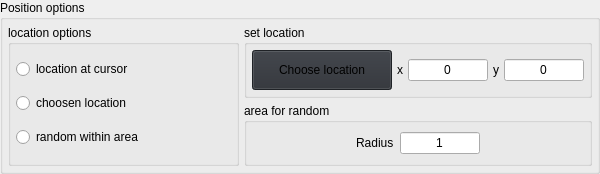
        <widget class="QGroupBox" name="Panel_BottomTop">
         <property name="sizePolicy">
          <sizepolicy hsizetype="MinimumExpanding" vsizetype="MinimumExpanding">
           <horstretch>0</horstretch>
           <verstretch>0</verstretch>
          </sizepolicy>
         </property>
         <property name="minimumSize">
          <size>
           <width>600</width>
           <height>0</height>
          </size>
         </property>
         <property name="maximumSize">
          <size>
           <width>16777215</width>
           <height>200</height>
          </size>
         </property>
         <property name="title">
          <string>Position options</string>
         </property>
         <layout class="QHBoxLayout" name="horizontalLayout_9">
          <property name="spacing">
           <number>5</number>
          </property>
          <property name="leftMargin">
           <number>5</number>
          </property>
          <property name="topMargin">
           <number>5</number>
          </property>
          <property name="rightMargin">
           <number>5</number>
          </property>
          <property name="bottomMargin">
           <number>5</number>
          </property>
          <item>
           <widget class="QGroupBox" name="LocationOptionsGroup">
            <property name="sizePolicy">
             <sizepolicy hsizetype="MinimumExpanding" vsizetype="MinimumExpanding">
              <horstretch>0</horstretch>
              <verstretch>0</verstretch>
             </sizepolicy>
            </property>
            <property name="title">
             <string>location options</string>
            </property>
            <layout class="QVBoxLayout" name="RadioGroup_PositionOptions">
             <property name="spacing">
              <number>5</number>
             </property>
             <property name="leftMargin">
              <number>5</number>
             </property>
             <property name="topMargin">
              <number>5</number>
             </property>
             <property name="rightMargin">
              <number>5</number>
             </property>
             <property name="bottomMargin">
              <number>5</number>
             </property>
             <item>
              <widget class="QRadioButton" name="RadioButton_LocationAtCursor">
               <property name="text">
                <string>location at cursor</string>
               </property>
              </widget>
             </item>
             <item>
              <widget class="QRadioButton" name="RadioButton_ChoosenLocation">
               <property name="text">
                <string>choosen location</string>
               </property>
              </widget>
             </item>
             <item>
              <widget class="QRadioButton" name="RadioButton_RandomWithinArea">
               <property name="text">
                <string>random within area</string>
               </property>
              </widget>
             </item>
            </layout>
           </widget>
          </item>
          <item>
           <widget class="QWidget" name="AreaAndSetLocationWidget" native="true">
            <property name="sizePolicy">
             <sizepolicy hsizetype="MinimumExpanding" vsizetype="MinimumExpanding">
              <horstretch>0</horstretch>
              <verstretch>0</verstretch>
             </sizepolicy>
            </property>
            <layout class="QVBoxLayout" name="AreaAndSetLocation">
             <property name="spacing">
              <number>5</number>
             </property>
             <property name="leftMargin">
              <number>0</number>
             </property>
             <property name="topMargin">
              <number>0</number>
             </property>
             <property name="rightMargin">
              <number>0</number>
             </property>
             <property name="bottomMargin">
              <number>0</number>
             </property>
             <item>
              <widget class="QGroupBox" name="SetLocationGroupBox">
               <property name="sizePolicy">
                <sizepolicy hsizetype="MinimumExpanding" vsizetype="MinimumExpanding">
                 <horstretch>0</horstretch>
                 <verstretch>0</verstretch>
                </sizepolicy>
               </property>
               <property name="title">
                <string>set location</string>
               </property>
               <layout class="QHBoxLayout" name="SetLocationPanel">
                <property name="spacing">
                 <number>5</number>
                </property>
                <property name="leftMargin">
                 <number>5</number>
                </property>
                <property name="topMargin">
                 <number>5</number>
                </property>
                <property name="rightMargin">
                 <number>5</number>
                </property>
                <property name="bottomMargin">
                 <number>5</number>
                </property>
                <item>
                 <widget class="QPushButton" name="PushButton_SetLocation">
                  <property name="sizePolicy">
                   <sizepolicy hsizetype="MinimumExpanding" vsizetype="Fixed">
                    <horstretch>0</horstretch>
                    <verstretch>0</verstretch>
                   </sizepolicy>
                  </property>
                  <property name="minimumSize">
                   <size>
                    <width>140</width>
                    <height>40</height>
                   </size>
                  </property>
                  <property name="maximumSize">
                   <size>
                    <width>200</width>
                    <height>40</height>
                   </size>
                  </property>
                  <property name="styleSheet">
                   <string notr="true">background-color: rgb(44, 47, 53);</string>
                  </property>
                  <property name="text">
                   <string>Choose location</string>
                  </property>
                 </widget>
                </item>
                <item>
                 <widget class="QLabel" name="Label_X">
                  <property name="text">
                   <string>x</string>
                  </property>
                 </widget>
                </item>
                <item>
                 <widget class="QLineEdit" name="LineEdit_X">
                  <property name="sizePolicy">
                   <sizepolicy hsizetype="MinimumExpanding" vsizetype="Fixed">
                    <horstretch>0</horstretch>
                    <verstretch>0</verstretch>
                   </sizepolicy>
                  </property>
                  <property name="maximumSize">
                   <size>
                    <width>80</width>
                    <height>16777215</height>
                   </size>
                  </property>
                  <property name="text">
                   <string>0</string>
                  </property>
                  <property name="alignment">
                   <set>Qt::AlignCenter</set>
                  </property>
                 </widget>
                </item>
                <item>
                 <widget class="QLabel" name="Label_Y">
                  <property name="text">
                   <string>y</string>
                  </property>
                 </widget>
                </item>
                <item>
                 <widget class="QLineEdit" name="LineEdit_Y">
                  <property name="maximumSize">
                   <size>
                    <width>80</width>
                    <height>16777215</height>
                   </size>
                  </property>
                  <property name="text">
                   <string>0</string>
                  </property>
                  <property name="alignment">
                   <set>Qt::AlignCenter</set>
                  </property>
                 </widget>
                </item>
               </layout>
              </widget>
             </item>
             <item>
              <widget class="QGroupBox" name="AreaRadioGroup">
               <property name="sizePolicy">
                <sizepolicy hsizetype="MinimumExpanding" vsizetype="MinimumExpanding">
                 <horstretch>0</horstretch>
                 <verstretch>0</verstretch>
                </sizepolicy>
               </property>
               <property name="title">
                <string>area for random</string>
               </property>
               <layout class="QHBoxLayout" name="horizontalLayout_10">
                <item>
                 <spacer name="horizontalSpacer">
                  <property name="orientation">
                   <enum>Qt::Horizontal</enum>
                  </property>
                  <property name="sizeHint" stdset="0">
                   <size>
                    <width>40</width>
                    <height>20</height>
                   </size>
                  </property>
                 </spacer>
                </item>
                <item alignment="Qt::AlignHCenter">
                 <widget class="QLabel" name="Label_Radius">
                  <property name="sizePolicy">
                   <sizepolicy hsizetype="Minimum" vsizetype="Minimum">
                    <horstretch>0</horstretch>
                    <verstretch>0</verstretch>
                   </sizepolicy>
                  </property>
                  <property name="text">
                   <string>Radius</string>
                  </property>
                 </widget>
                </item>
                <item alignment="Qt::AlignHCenter">
                 <widget class="QLineEdit" name="LineEdit_Area">
                  <property name="sizePolicy">
                   <sizepolicy hsizetype="MinimumExpanding" vsizetype="Fixed">
                    <horstretch>0</horstretch>
                    <verstretch>0</verstretch>
                   </sizepolicy>
                  </property>
                  <property name="maximumSize">
                   <size>
                    <width>80</width>
                    <height>16777215</height>
                   </size>
                  </property>
                  <property name="text">
                   <string>1</string>
                  </property>
                  <property name="alignment">
                   <set>Qt::AlignCenter</set>
                  </property>
                 </widget>
                </item>
                <item>
                 <spacer name="horizontalSpacer_2">
                  <property name="orientation">
                   <enum>Qt::Horizontal</enum>
                  </property>
                  <property name="sizeHint" stdset="0">
                   <size>
                    <width>40</width>
                    <height>20</height>
                   </size>
                  </property>
                 </spacer>
                </item>
               </layout>
              </widget>
             </item>
            </layout>
           </widget>
          </item>
         </layout>
        </widget>
